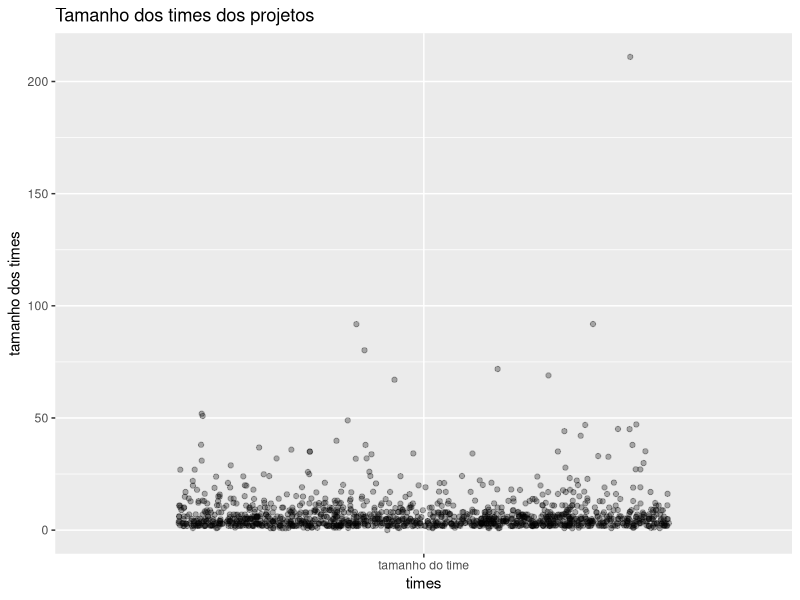
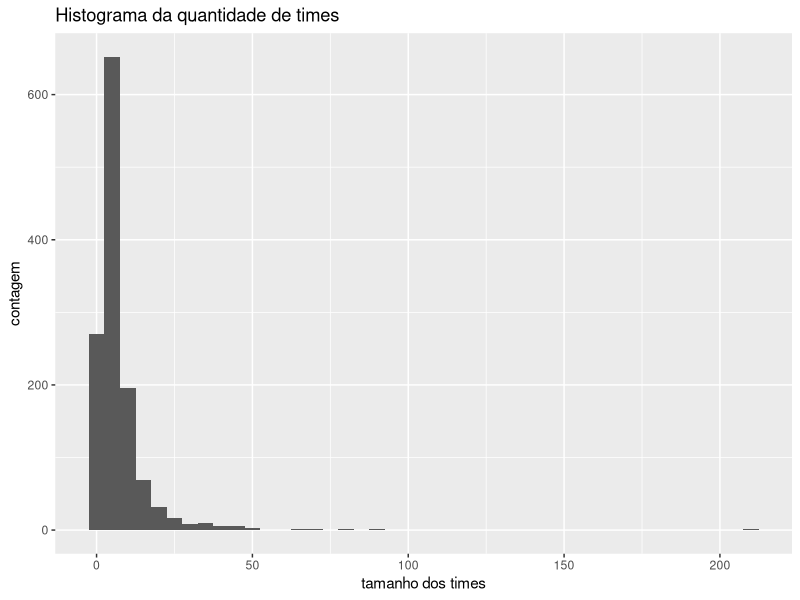
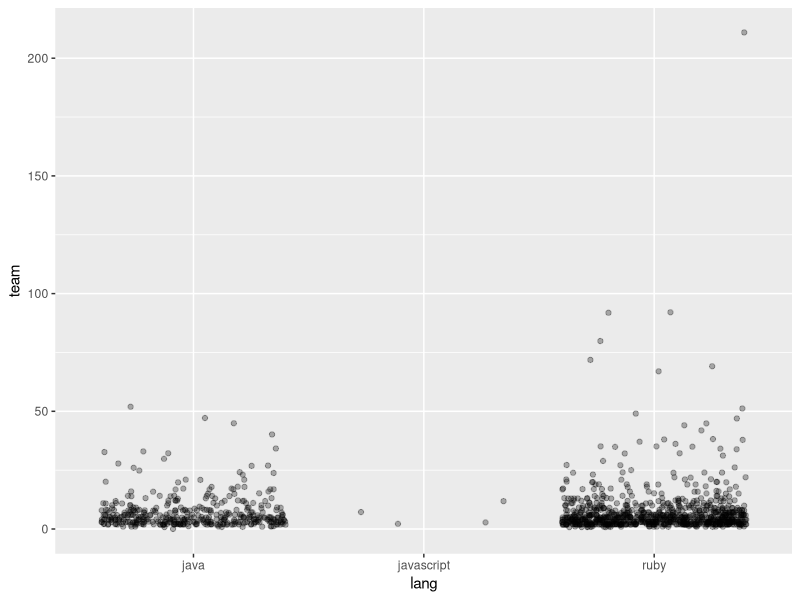
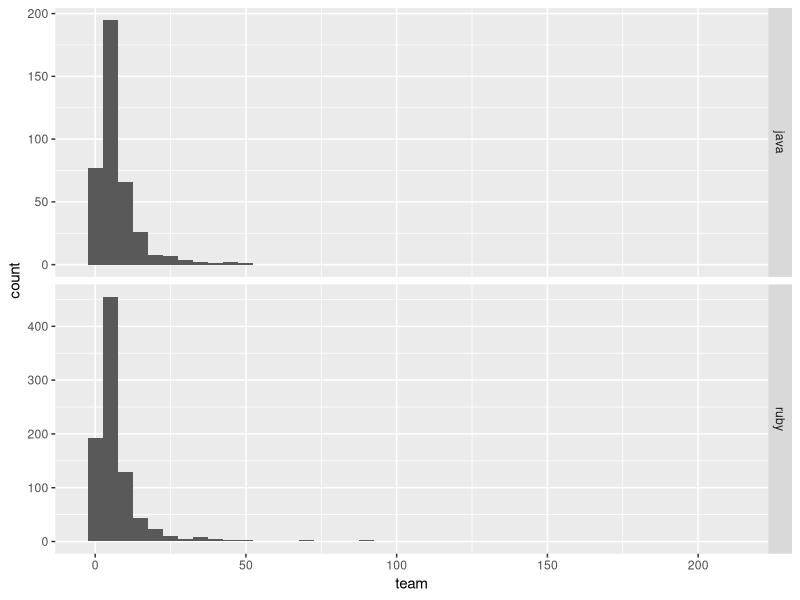

The R script that drew these images, in order:
## ---- chunk 1
library(tidyverse)

projetos <- read_csv("data/projetos.csv")
## ---- chunk 2
projetos %>% 
  str()
## ---- chunk 3
projetos %>% 
  ggplot(aes(x = "tamanho do time", y = team)) +
    geom_jitter(alpha = 0.3) +
  labs(x = "times", y = "tamanho dos times", title = "Tamanho dos times dos projetos")
## ---- chunk 4
projetos %>% 
  ggplot(aes(x = team)) +
  geom_histogram(binwidth = 5) +
  labs(x = "tamanho dos times", y = "contagem", title = "Histograma da quantidade de times")
## ---- chunk 5
projetos %>% 
  ggplot(aes(x = lang, y = team)) +
  geom_jitter(alpha = 0.3)
## ---- chunk 6
projetos %>% 
  filter(lang == "javascript") %>% 
  select(gh_project_name)
## ---- chunk 7
projetos.filt <- projetos %>% 
  filter(lang != "javascript")
## ---- chunk 8
projetos.filt %>% 
  ggplot(aes(x = team)) +
    geom_histogram(binwidth = 5) +
    facet_grid(lang ~ ., scales = "free_y")
